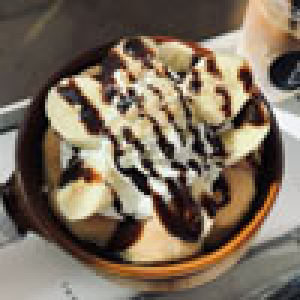
//> input picture 11/kadai/trainImage/sweets1.JPG, 100 x 100 px (shown 3 times larger)
$ ./mc11-kadai   (built with g++ and OpenCV 4)
//> lines starting //> are read from the running program, lines starting //| are printed output that depends on the picture
// g++ mc11-kadai.cpp -std=c++11 `pkg-config --cflags --libs opencv4`
#include <opencv2/opencv.hpp>
#include <opencv2/ml.hpp>

#include <cstdlib>
#include <iostream>
#include <string>
#include <vector>

using namespace cv;
using namespace cv::ml;

namespace
{
const int SWEETS_LABEL = 1;
const int DRINK_LABEL = -1;
const Size HOG_SIZE(64, 64);

struct ImageSample
{
    std::string path;
    int label;
};

std::string labelName(float label)
{
    return label == SWEETS_LABEL ? "sweets" : "drink";
}

Mat loadNormalizedImage(const std::string& path)
{
    Mat image = imread(path, IMREAD_COLOR);
    if (image.empty())
    {
        std::cerr << "File not found: " << path << std::endl;
        exit(1);
    }

    Mat resized;
    resize(image, resized, HOG_SIZE);
    return resized;
}

std::vector<float> computeHOG(const Mat& image, HOGDescriptor& hog)
{
    std::vector<float> descriptor;
    std::vector<Point> locations;
    hog.compute(image, descriptor, Size(8, 8), Size(0, 0), locations);
    return descriptor;
}

Mat createFeatureMat(const std::vector<ImageSample>& samples, HOGDescriptor& hog)
{
    std::vector<std::vector<float> > descriptors;
    for (size_t i = 0; i < samples.size(); ++i)
    {
        Mat image = loadNormalizedImage(samples[i].path);
//> in loadNormalizedImage, image is the input picture: 100 rows x 100 cols, CV_8UC3; mean B, G, R 92.5, 109.3, 123.7
//> in loadNormalizedImage, `resize(image, resized, HOG_SIZE);`:
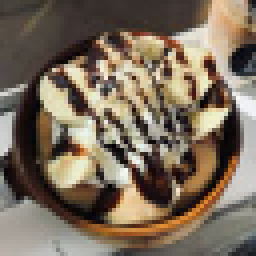
//> resized: 64 rows x 64 cols, CV_8UC3 (shown 4 times larger); mean B, G, R 92.4, 109.2, 123.6
        descriptors.push_back(computeHOG(image, hog));
//> in computeHOG, `hog.compute(image, descriptor, Size(8, 8), Size(0, 0), locations);`: descriptor = 1764 values, max 0.351 at index 263, min 0.000908 at index 122, mean 0.139; locations = empty
//> in createFeatureMat, `descriptors.push_back(computeHOG(image, hog));`: descriptors = 1 item
//> pass 2 of the loop in createFeatureMat, `for (size_t i = 0; i < samples.size(); ++i)`:
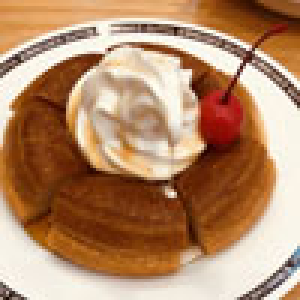
//> input picture 11/kadai/trainImage/sweets2.JPG, 100 x 100 px (shown 3 times larger)
//> in loadNormalizedImage, image is the input picture: 100 rows x 100 cols, CV_8UC3; mean B, G, R 105.6, 138.2, 180.1
//> descriptors = 2 items
//> pass 3 of the loop in createFeatureMat, `for (size_t i = 0; i < samples.size(); ++i)`:
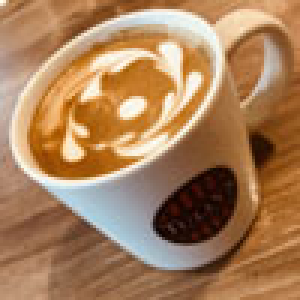
//> input picture 11/kadai/trainImage/coffee2.JPG, 100 x 100 px (shown 3 times larger)
//> in loadNormalizedImage, image is the input picture: 100 rows x 100 cols, CV_8UC3; mean B, G, R 90.9, 128, 168.9
//> in loadNormalizedImage (call 3), `resize(image, resized, HOG_SIZE);`:
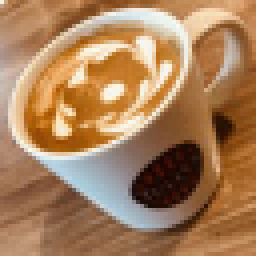
//> resized: 64 rows x 64 cols, CV_8UC3 (shown 4 times larger); mean B, G, R 90.7, 127.9, 168.7
//> descriptors = 3 items
//> the loop made 4 passes; the first 3 are shown
    }

    Mat featureMat(static_cast<int>(descriptors.size()),
                   static_cast<int>(descriptors[0].size()),
                   CV_32FC1);

    for (int y = 0; y < featureMat.rows; ++y)
    {
        for (int x = 0; x < featureMat.cols; ++x)
        {
            featureMat.at<float>(y, x) = descriptors[y][x];
        }
    }

    return featureMat;
}

Mat createLabelMat(const std::vector<ImageSample>& samples)
{
    Mat labels(static_cast<int>(samples.size()), 1, CV_32SC1);
    for (int i = 0; i < labels.rows; ++i)
    {
        labels.at<int>(i, 0) = samples[i].label;
    }
    return labels;
}

void appendResultImage(Mat& canvas, const std::string& path, const std::string& label)
{
    Mat image = imread(path, IMREAD_COLOR);
    if (image.empty())
    {
        std::cerr << "File not found: " << path << std::endl;
        exit(1);
    }

    Mat tile;
    resize(image, tile, Size(180, 180));
    copyMakeBorder(tile, tile, 28, 12, 12, 12, BORDER_CONSTANT, Scalar(40, 40, 40));
    putText(tile, label, Point(16, 24), FONT_HERSHEY_SIMPLEX, 0.75,
            Scalar(255, 255, 255), 2);

    if (canvas.empty())
    {
        canvas = tile;
        return;
    }

    hconcat(canvas, tile, canvas);
}
}

int main(int argc, char** argv)
{
    bool showWindow = argc > 1 && std::string(argv[1]) == "--show";

    std::vector<ImageSample> trainSamples;
    trainSamples.push_back(ImageSample{"trainImage/sweets1.JPG", SWEETS_LABEL});
    trainSamples.push_back(ImageSample{"trainImage/sweets2.JPG", SWEETS_LABEL});
    trainSamples.push_back(ImageSample{"trainImage/coffee2.JPG", DRINK_LABEL});
    trainSamples.push_back(ImageSample{"trainImage/drink1.jpg", DRINK_LABEL});

    std::vector<ImageSample> testSamples;
    testSamples.push_back(ImageSample{"testImage/sweets.jpg", 0});
    testSamples.push_back(ImageSample{"testImage/drink.jpg", 0});

    HOGDescriptor hog(HOG_SIZE, Size(16, 16), Size(8, 8), Size(8, 8), 9);
    Mat trainMat = createFeatureMat(trainSamples, hog);
    Mat labelsMat = createLabelMat(trainSamples);
    Mat testMat = createFeatureMat(testSamples, hog);
//> call 4 of loadNormalizedImage, with path = "testImage/sweets.jpg"
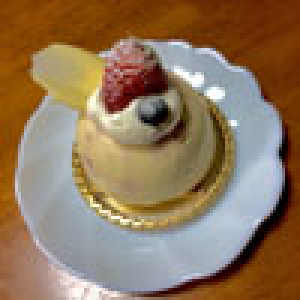
//> input picture 11/kadai/testImage/sweets.jpg, 100 x 100 px (shown 3 times larger)
//> in loadNormalizedImage, image is the input picture: 100 rows x 100 cols, CV_8UC3; mean B, G, R 91.2, 118.6, 144
//> in loadNormalizedImage (call 4), `resize(image, resized, HOG_SIZE);`:
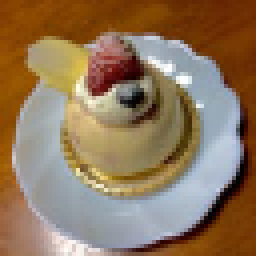
//> resized: 64 rows x 64 cols, CV_8UC3 (shown 4 times larger); mean B, G, R 91.1, 118.4, 143.9
//> pass 2 of the loop in createFeatureMat, `for (size_t i = 0; i < samples.size(); ++i)`:
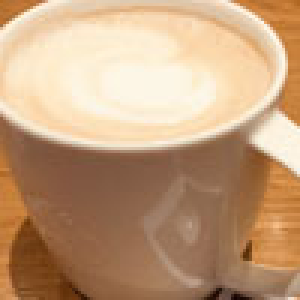
//> input picture 11/kadai/testImage/drink.jpg, 100 x 100 px (shown 3 times larger)
//> in loadNormalizedImage, image is the input picture: 100 rows x 100 cols, CV_8UC3; mean B, G, R 124.4, 158.4, 194.3
//> in loadNormalizedImage (call 5), `resize(image, resized, HOG_SIZE);`:
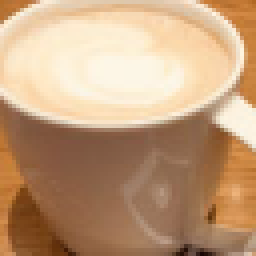
//> resized: 64 rows x 64 cols, CV_8UC3 (shown 4 times larger); mean B, G, R 124.3, 158.3, 194.2

    Ptr<SVM> svm = SVM::create();
    svm->setType(SVM::C_SVC);
    svm->setKernel(SVM::RBF);
    svm->setTermCriteria(TermCriteria(TermCriteria::MAX_ITER, 1000, 1e-6));
    svm->train(trainMat, ROW_SAMPLE, labelsMat);

    Mat results;
    svm->predict(testMat, results);

    Mat canvas;
    for (int i = 0; i < results.rows; ++i)
    {
        std::string predicted = labelName(results.at<float>(i, 0));
        std::cout << i << ":" << predicted << " (" << testSamples[i].path << ")" << std::endl;
        appendResultImage(canvas, testSamples[i].path, predicted);
//> in appendResultImage, `resize(image, tile, Size(180, 180));`:
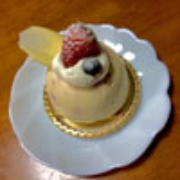
//> tile: 180 rows x 180 cols, CV_8UC3; mean B, G, R 91.1, 118.4, 143.9
//> in appendResultImage, `copyMakeBorder(tile, tile, 28, 12, 12, 12, BORDER_CONSTANT, Scalar(40,..`:
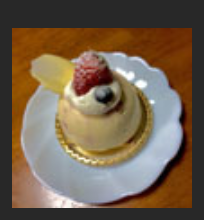
//> tile: 220 rows x 204 cols, CV_8UC3; mean B, G, R 76.9, 96.6, 115
    }
//> pass 2 of the loop `for (int i = 0; i < results.rows; ++i)`:

    imwrite("result_kadai.jpg", canvas);
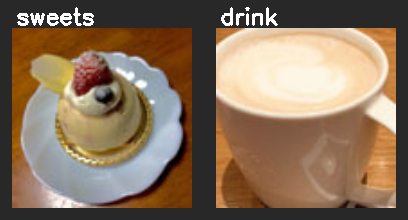
//> saved as result_kadai.jpg: 220 rows x 408 cols, CV_8UC3; mean B, G, R 91.3, 113.5, 135.6

    if (showWindow)
    {
        imshow("result", canvas);
        waitKey(0);
    }

    return 0;
}
